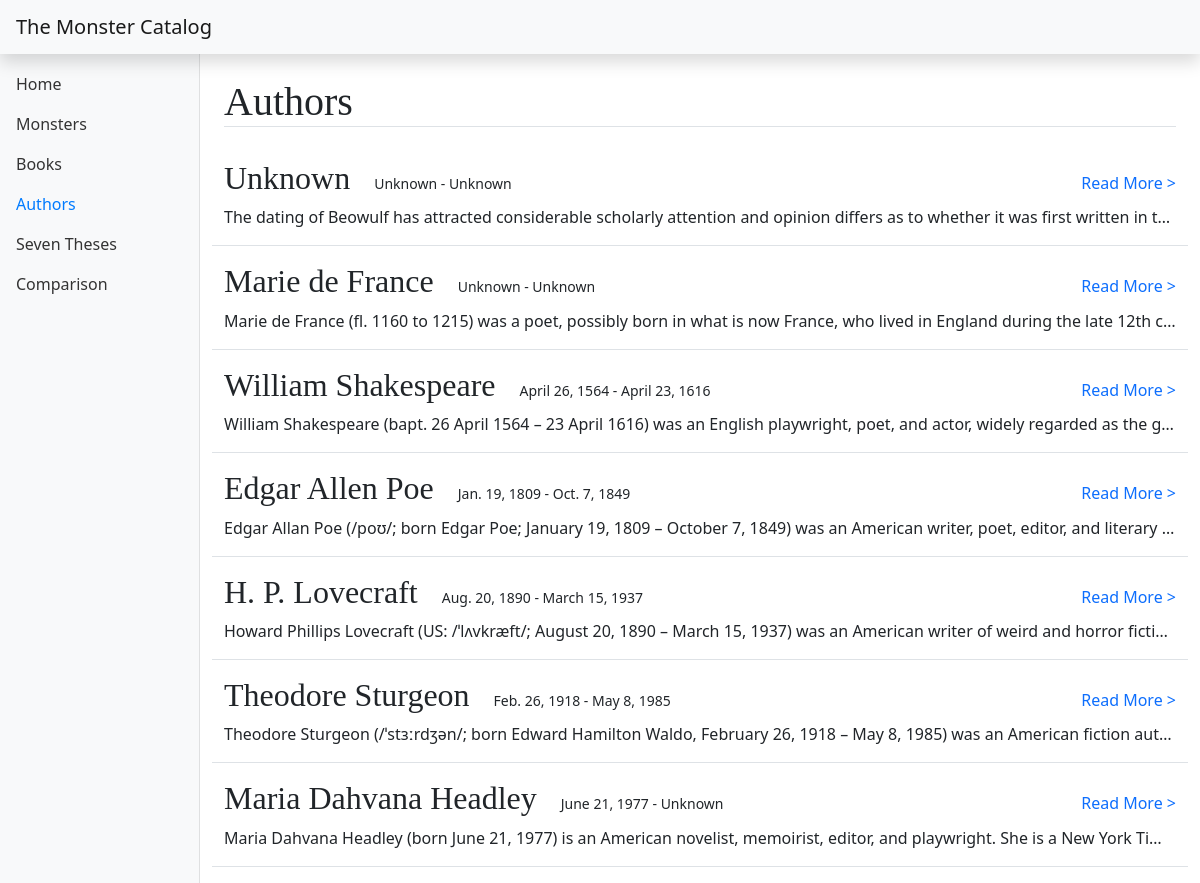
The app's page /authors with its own data.
### monstercatalog/models.py (models this page shows, shortened)
class Author(models.Model):
    name = models.CharField(max_length=255)
    born = models.DateField(null=True, blank=True)
    died = models.DateField(null=True, blank=True)
    about = models.TextField(blank=True)
    image = models.ImageField(null=True, blank=True)

### monstercatalog/views.py (the view)
# urls.py: path('authors', views.authors_list, name='author_list'),
def authors_list(request):
    authors = Author.objects.all()
    return render(request, 'monstercatalog/author_list_page.html', {'authors': authors})

### monstercatalog/templates/monstercatalog/author_list_page.html
{% extends 'monstercatalog/dash_base.html' %}
{% block main %}
    <div class="container-fluid">
        <div class="row">
            <div class="col-auto">
                <div class="row my-4">
                    <div class="col">
                        <h1 class="border-bottom">Authors</h1>
                    </div>
                </div>
                {% for author in authors %}
                    <div class="row my-3 border-bottom">
                        <div class="col" style="max-width: 80rem">
                            <div class="row align-items-baseline">
                                <div class="col-auto">
                                    <h2>{{ author.name }}</h2>
                                </div>
                                <div class="col">
                                    <small>{%  firstof author.born "Unknown" %} - {% firstof author.died "Unknown" %}</small>
                                </div>
                                <div class="col-auto ms-auto">
                                    <a href="{% url 'author_detail' author.id %}" class="text-decoration-none">Read More ></a>
                                </div>
                            </div>
                            <div class="row">
                                <p class="text-truncate">{{ author.about }}</p>
                            </div>
                        </div>
                    </div>
                {% endfor %}
            </div>
        </div>
    </div>
{% endblock %}

### records on screen
Author: name "Unknown", born "Unknown", died "Unknown", about "The dating of Beowulf has attracted considerable scholarly attention and opinion differs as to whether it was first written in t…"
Author: name "Marie de France", born "Unknown", died "Unknown", about "Marie de France (fl. 1160 to 1215) was a poet, possibly born in what is now France, who lived in England during the late 12th c…"
Author: name "William Shakespeare", born "April 26, 1564", died "April 23, 1616", about "William Shakespeare (bapt. 26 April 1564 – 23 April 1616) was an English playwright, poet, and actor, widely regarded as the g…"
Author: name "Edgar Allen Poe", born "Jan. 19, 1809", died "Oct. 7, 1849", about "Edgar Allan Poe (/poʊ/; born Edgar Poe; January 19, 1809 – October 7, 1849) was an American writer, poet, editor, and literary…"
Author: name "H. P. Lovecraft", born "Aug. 20, 1890", died "March 15, 1937", about "Howard Phillips Lovecraft (US: /ˈlʌvkræft/; August 20, 1890 – March 15, 1937) was an American writer of weird and horror ficti…"
Author: name "Theodore Sturgeon", born "Feb. 26, 1918", died "May 8, 1985", about "Theodore Sturgeon (/ˈstɜːrdʒən/; born Edward Hamilton Waldo, February 26, 1918 – May 8, 1985) was an American fiction aut…"
Author: name "Maria Dahvana Headley", born "June 21, 1977", died "Unknown", about "Maria Dahvana Headley (born June 21, 1977) is an American novelist, memoirist, editor, and playwright. She is a New York Ti…"
